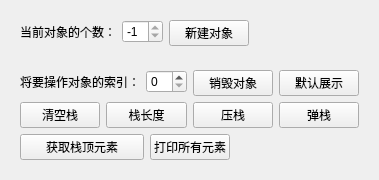
             <widget class="QWidget" name="stackPage">
              <attribute name="title">
               <string notr="true">栈</string>
              </attribute>
              <layout class="QFormLayout" name="formLayout_5">
               <item row="0" column="0">
                <widget class="QWidget" name="stackInfoWidget" native="true">
                 <layout class="QGridLayout" name="gridLayout_10">
                  <item row="0" column="0">
                   <layout class="QGridLayout" name="stackInfoGridLayout">
                    <item row="0" column="0">
                     <layout class="QFormLayout" name="stackCountFormLayout">
                      <item row="0" column="0">
                       <widget class="QLabel" name="stackCountLabel">
                        <property name="text">
                         <string notr="true">当前对象的个数：</string>
                        </property>
                       </widget>
                      </item>
                      <item row="0" column="1">
                       <widget class="QSpinBox" name="stackCountSpinBox">
                        <property name="readOnly">
                         <bool>true</bool>
                        </property>
                        <property name="prefix">
                         <string notr="true"/>
                        </property>
                        <property name="minimum">
                         <number>-1</number>
                        </property>
                        <property name="value">
                         <number>-1</number>
                        </property>
                       </widget>
                      </item>
                     </layout>
                    </item>
                    <item row="0" column="1">
                     <widget class="QPushButton" name="stackCreateObjectPushButton">
                      <property name="text">
                       <string notr="true">新建对象</string>
                      </property>
                     </widget>
                    </item>
                   </layout>
                  </item>
                 </layout>
                </widget>
               </item>
               <item row="1" column="0">
                <widget class="QWidget" name="stackOptionWidget" native="true">
                 <property name="enabled">
                  <bool>true</bool>
                 </property>
                 <layout class="QGridLayout" name="gridLayout_11">
                  <item row="1" column="0">
                   <widget class="QPushButton" name="stackClearPushButton">
                    <property name="text">
                     <string notr="true">清空栈</string>
                    </property>
                   </widget>
                  </item>
                  <item row="0" column="0" colspan="3">
                   <layout class="QFormLayout" name="stackIndexFormLayout">
                    <item row="0" column="0">
                     <widget class="QLabel" name="stackIndexLabel">
                      <property name="text">
                       <string notr="true">将要操作对象的索引：</string>
                      </property>
                     </widget>
                    </item>
                    <item row="0" column="1">
                     <widget class="QSpinBox" name="stackIndexSpinBox"/>
                    </item>
                   </layout>
                  </item>
                  <item row="2" column="0" colspan="2">
                   <widget class="QPushButton" name="stackGetTopPushButton">
                    <property name="text">
                     <string notr="true">获取栈顶元素</string>
                    </property>
                   </widget>
                  </item>
                  <item row="1" column="1" colspan="2">
                   <widget class="QPushButton" name="stackLengthPushButton">
                    <property name="text">
                     <string notr="true">栈长度</string>
                    </property>
                   </widget>
                  </item>
                  <item row="1" column="5">
                   <widget class="QPushButton" name="stackPopPushButton">
                    <property name="text">
                     <string notr="true">弹栈</string>
                    </property>
                   </widget>
                  </item>
                  <item row="0" column="3" colspan="2">
                   <widget class="QPushButton" name="stackDestoryObjectPushButton">
                    <property name="text">
                     <string notr="true">销毁对象</string>
                    </property>
                   </widget>
                  </item>
                  <item row="1" column="3" colspan="2">
                   <widget class="QPushButton" name="stackPushPushButton">
                    <property name="text">
                     <string notr="true">压栈</string>
                    </property>
                   </widget>
                  </item>
                  <item row="0" column="5">
                   <widget class="QPushButton" name="stackDefaultShowObjectPushButton">
                    <property name="enabled">
                     <bool>true</bool>
                    </property>
                    <property name="text">
                     <string notr="true">默认展示</string>
                    </property>
                   </widget>
                  </item>
                  <item row="2" column="2" colspan="2">
                   <widget class="QPushButton" name="stackPrintAllElemPushButton">
                    <property name="text">
                     <string notr="true">打印所有元素</string>
                    </property>
                   </widget>
                  </item>
                 </layout>
                </widget>
               </item>
              </layout>
             </widget>
